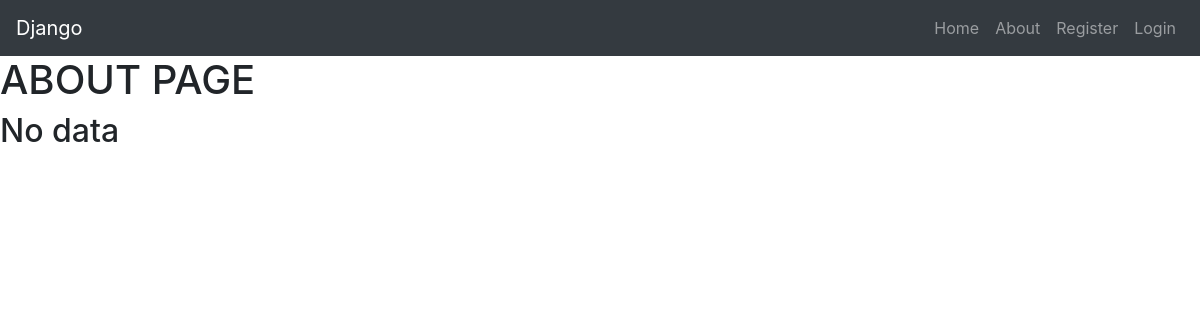
Page /about/ on the earlier database version.
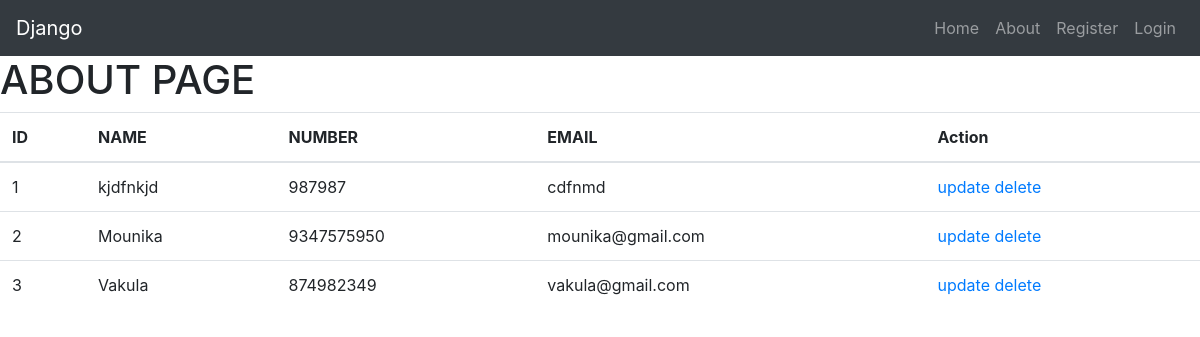
Same page on the later database version.
### webapp/models.py (models this page shows)
class registeruser(models.Model):
    uname=models.CharField(max_length=32)
    uemail=models.CharField(max_length=32)
    unum=models.IntegerField()
    upass=models.CharField(max_length=32)
    upass1=models.CharField(max_length=32)

### webapp/views.py (the view)
# urls.py: path('about/',views.getaboutpage),
def getaboutpage(request):
    display=registeruser.objects.all()
    return render(request,'about.html',context={'display_list':display})

### templates/about.html (shortened to what this page needs)
<!DOCTYPE html>
<html lang="en">
<head>
    <link rel="stylesheet" href="https://cdn.jsdelivr.net/npm/bootstrap@4.6.2/dist/css/bootstrap.min.css">
</head>
<body>
    <nav class="navbar navbar-dark bg-dark navbar-expand-lg">
        <a href="#" class="navbar-brand">Django</a>
        <div class="ml-auto">
            <ul class="navbar-nav">
                <li><a href="/home" class="nav-link">Home</a></li>
                <li><a href="/about" class="nav-link">About</a></li>
                <li><a href="/register" class="nav-link">Register</a></li>
                <li><a href="/login" class="nav-link">Login</a></li>
            </ul>
        </div>
    </nav>
    <div>
        <h1>ABOUT PAGE</h1>
    </div>
    {%if display_list %}
    <table class="table">
        <thead>
            <th>ID</th>
            <th>NAME</th>
            <th>NUMBER</th>
            <th>EMAIL</th>
            <th>Action</th>
        </thead>
        <tbody>
                {% for user in display_list %}
                    <tr>
                        <td>{{user.id}}</td>
                        <td>{{user.uname}}</td>
                        <td>{{user.unum}}</td>
                        <td>{{user.uemail}}</td>
                        <td>
                            <a href="/update/{{user.id}}">update</a>
                            <a href="/delete/{{user.id}}">delete</a>
                        </td>
                    </tr>
                {% endfor %}
        </tbody>
    </table>
    {%else%}
        <h2>No data</h2>
    {% endif %}
</body>
</html>

Differences in the rows shown:
added registeruser: id "1", uname "kjdfnkjd", unum "987987", uemail "cdfnmd"
added registeruser: id "2", uname "Mounika", unum "9347575950", uemail "mounika@gmail.com"
added registeruser: id "3", uname "Vakula", unum "874982349", uemail "vakula@gmail.com"
Other differences:
text no longer shown: "No data"
text now shown: "ID NAME NUMBER EMAIL Action"
